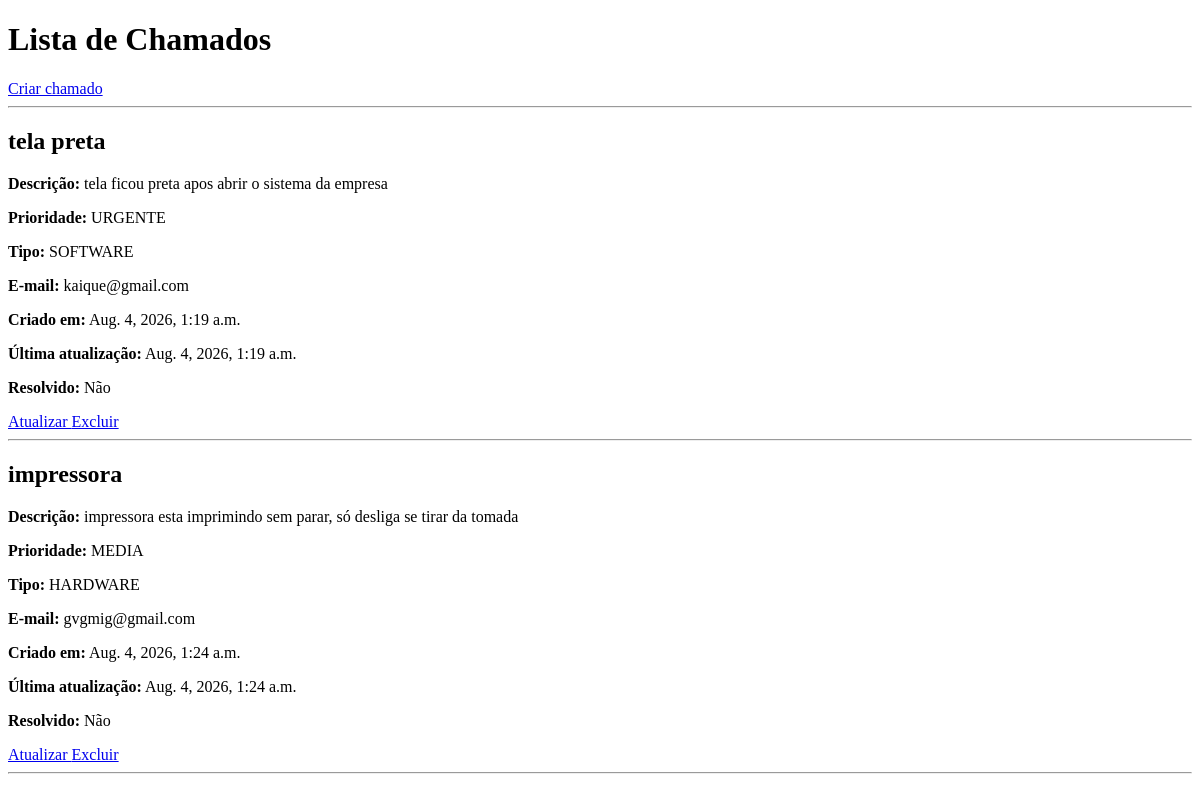
The app's page /, older data.
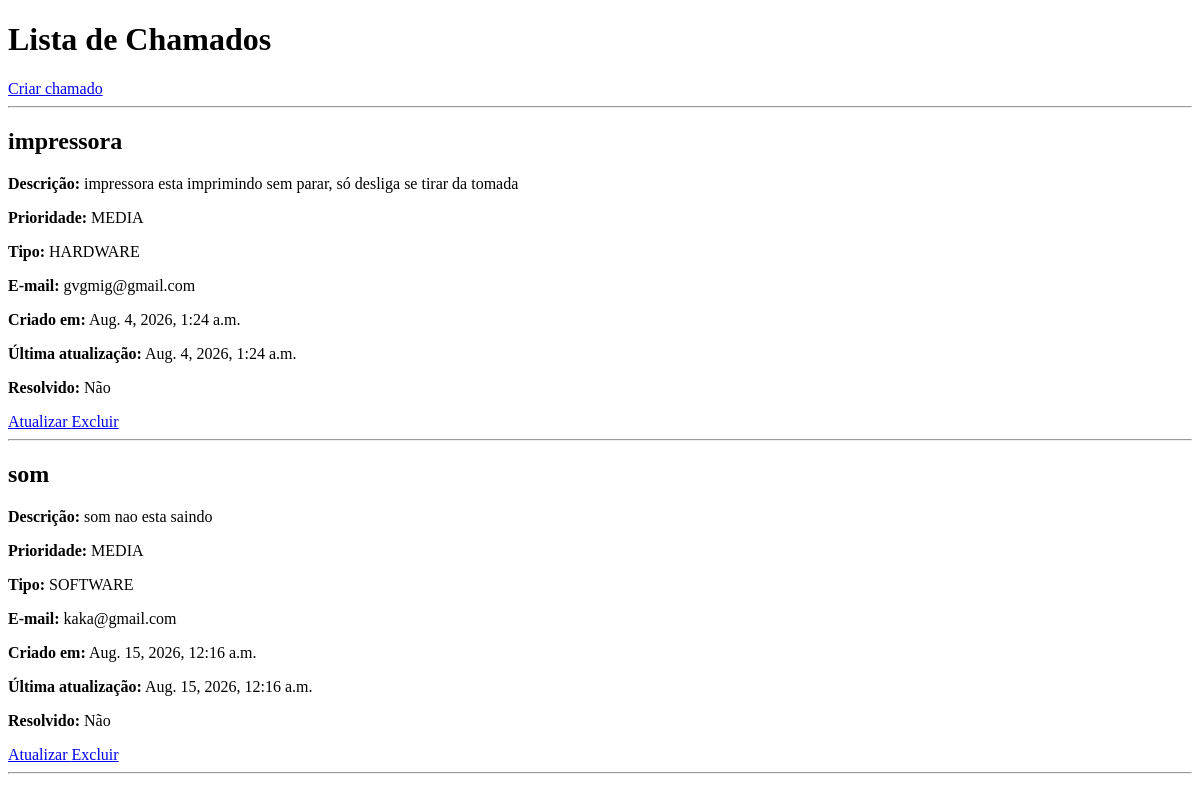
The same page, newer data.
### chamados/models.py (models this page shows, shortened)
class Chamado(models.Model):
    titulo = models.CharField(max_length=50)
    descricao = models.CharField(max_length=100)
    prioridade = models.CharField(max_length=7,choices=PRIORIDADE_CHOICES)
    tipo = models.CharField(max_length=8,choices=TIPO_CHOICES)
    data_criacao = models.DateTimeField(auto_now_add=True)
    atualizado_em = models.DateTimeField(auto_now=True)
    email = models.EmailField()
    resolvido = models.BooleanField(default=False)

### chamados/views.py (the view)
# urls.py: path('',views.ChamadoListView.as_view(), name="listar_chamados"),
class ChamadoListView(ListView):
    model = Chamado
    template_name = 'chamados/listar_chamados.html'
    context_object_name = 'chamados'

### chamados/templates/chamados/listar_chamados.html (shortened to what this page needs)
<!DOCTYPE html>
<html lang="pt-br">
<head>
</head>
<body>
    <h1>Lista de Chamados</h1>
    <a href="{% url 'form_criar_chamado' %}">
        Criar chamado
    </a>
    <hr>
    {% for chamado in chamados %}
        <h2>{{ chamado.titulo }}</h2>
        <p>
            <strong>Descrição:</strong>
            {{ chamado.descricao }}
        </p>
        <p>
            <strong>Prioridade:</strong>
            {{ chamado.get_prioridade_display }}
        </p>
        <p>
            <strong>Tipo:</strong>
            {{ chamado.get_tipo_display }}
        </p>
        <p>
            <strong>E-mail:</strong>
            {{ chamado.email }}
        </p>
        <p>
            <strong>Criado em:</strong>
            {{ chamado.data_criacao }}
        </p>
        <p>
            <strong>Última atualização:</strong>
            {{ chamado.atualizado_em }}
        </p>
        <p>
            <strong>Resolvido:</strong>
            {% if chamado.resolvido %}
                Sim
            {% else %}
                Não
            {% endif %}
        </p>
        <a href="{% url 'atualizar_status' chamado.id %}">
            Atualizar
        </a>
        <a href="{% url 'excluir_chamado' chamado.id %}">
            Excluir
        </a>
        <hr>
    {% empty %}
        <p>Nenhum chamado cadastrado.</p>
    {% endfor %}
</body>
</html>

Row changes from the older to the newer data that the page shows:
removed Chamado: titulo "tela preta", descricao "tela ficou preta apos abrir o sistema da empresa", prioridade "URGENTE", tipo "SOFTWARE", email "kaique@gmail.com", data_criacao "Aug. 4, 2026, 1:19 a.m.", atualizado_em "Aug. 4, 2026, 1:19 a.m.", resolvido "Não"
added Chamado: titulo "som", descricao "som nao esta saindo", prioridade "MEDIA", tipo "SOFTWARE", email "kaka@gmail.com", data_criacao "Aug. 15, 2026, 12:16 a.m.", atualizado_em "Aug. 15, 2026, 12:16 a.m.", resolvido "Não"
